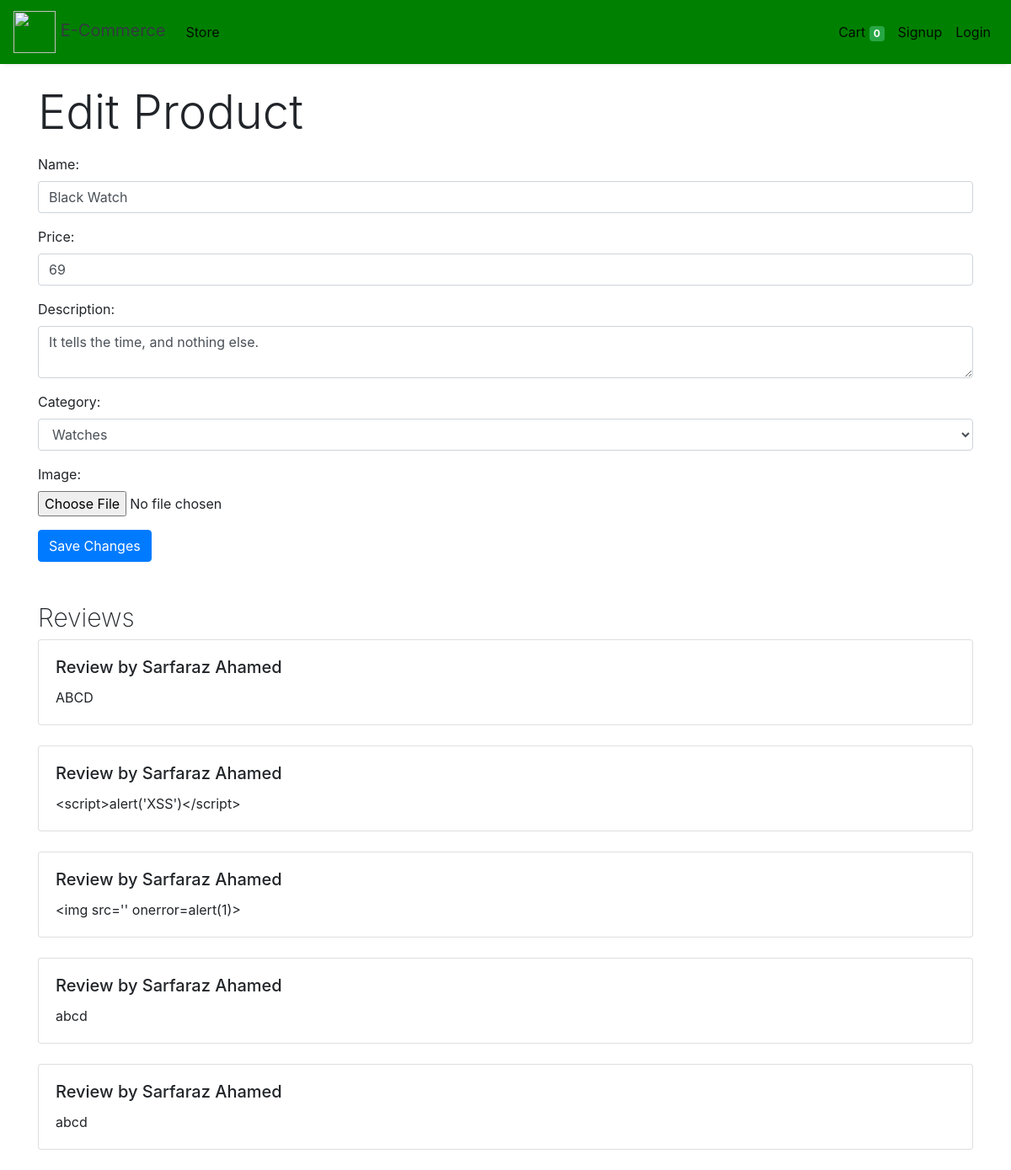
/editproduct/1, run on the app's committed database.
### store/models/products.py (models this page shows, shortened)
class Products(models.Model):
    name = models.CharField(max_length=60)
    price= models.IntegerField(default=0)
    category= models.ForeignKey(Category,on_delete=models.CASCADE,default=1 )
    description= models.CharField(max_length=250, default='', blank=True, null= True)
    image= models.ImageField(upload_to='uploads/products/')
    review = models.TextField(default='{}')

### store/models/category.py (models this page shows, shortened)
class Category(models.Model):
    name= models.CharField(max_length=50)
    @staticmethod
    def get_all_categories():
        return Category.objects.all()

### store/views/viewproducts.py (the view, shortened to what this page needs)
# urls.py: path('editproduct/<int:product_id>', EditProduct.as_view(), name='editproduct'),
@method_decorator(csrf_protect, name='dispatch')
class EditProduct(View):
    def get(self, request, product_id):
        product = get_object_or_404(Products, id=product_id)
        categories = Category.get_all_categories()
        reviews = json.loads(product.review)
        return render(request, 'editproduct.html', {'product': product, 'categories': categories, 'reviews': reviews})

### store/templates/editproduct.html (shortened to what this page needs)
{% extends 'base.html' %}
{% block content %}
    <div class="container mt-4">
        <h2 class="display-4 mb-3">Edit Product</h2>
        <form method="post" enctype="multipart/form-data">
            <div class="form-group">
                <label for="name">Name:</label>
                <input type="text" class="form-control" id="name" name="name" value="{{ product.name }}">
            </div>
            <div class="form-group">
                <label for="price">Price:</label>
                <input type="number" class="form-control" id="price" name="price" value="{{ product.price }}">
            </div>
            <div class="form-group">
                <label for="description">Description:</label>
                <textarea class="form-control" id="description" name="description">{{ product.description }}</textarea>
            </div>
            <div class="form-group">
                <label for="category">Category:</label>
                <select class="form-control" id="category" name="category">
                    {% for category in categories %}
                        <option value="{{ category.id }}" {% if product.category.id == category.id %}selected{% endif %}>{{ category.name }}</option>
                    {% endfor %}
                </select>
            </div>
            <div class="form-group">
                <label for="image">Image:</label>
                <input type="file" class="form-control-file" id="image" name="image">
            </div>
            <input type="submit" class="btn btn-primary" value="Save Changes">
        </form>
        <div class="mt-5">
            <h2 class="display-8">Reviews</h2>
            {% for review in reviews %}
            <div class="card mb-4 shadow-sm">
                <div class="card-body">
                    <h5 class="card-title">Review by {{ review.customer_name }}</h5>
                    <p class="card-text">{{ review.review }}</p>
                </div>
            </div>
            {% empty %}
                <p>No reviews yet.</p>
            {% endfor %}
        </div>
    </div>
{% endblock %}

### store/templates/base.html (style rules this page uses)
.display-8 { font-weight: 200; font-size: 30px; font-colour: $teal-200; }

### data on the page
Products: name "Black Watch", price "69", description "It tells the time, and nothing else.", category "Watches"

### other printed values
{{ request.session.cart.keys|length }} "0"
{{ review.customer_name }} "Sarfaraz Ahamed" "Sarfaraz Ahamed" "Sarfaraz Ahamed" "Sarfaraz Ahamed" "Sarfaraz Ahamed"
{{ review.review }} "ABCD" "<script>alert('XSS')</script>" "<img src='' onerror=alert(1)>" "abcd" "abcd"
